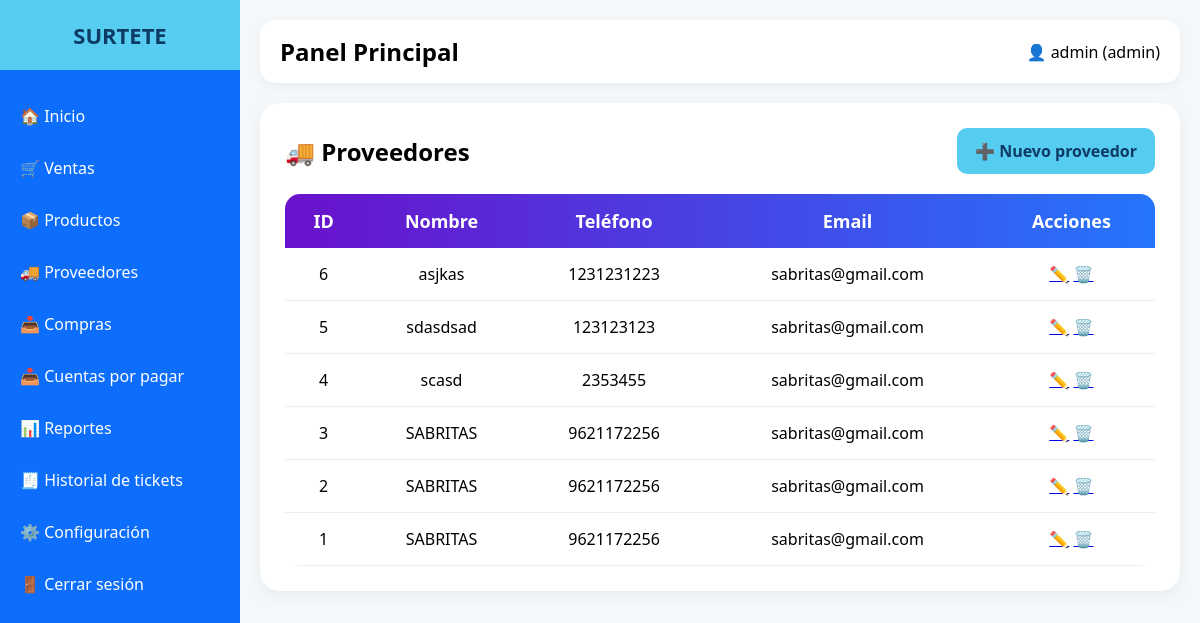
The page /proveedores/proveedores.php (signed in) on the database as committed earlier.
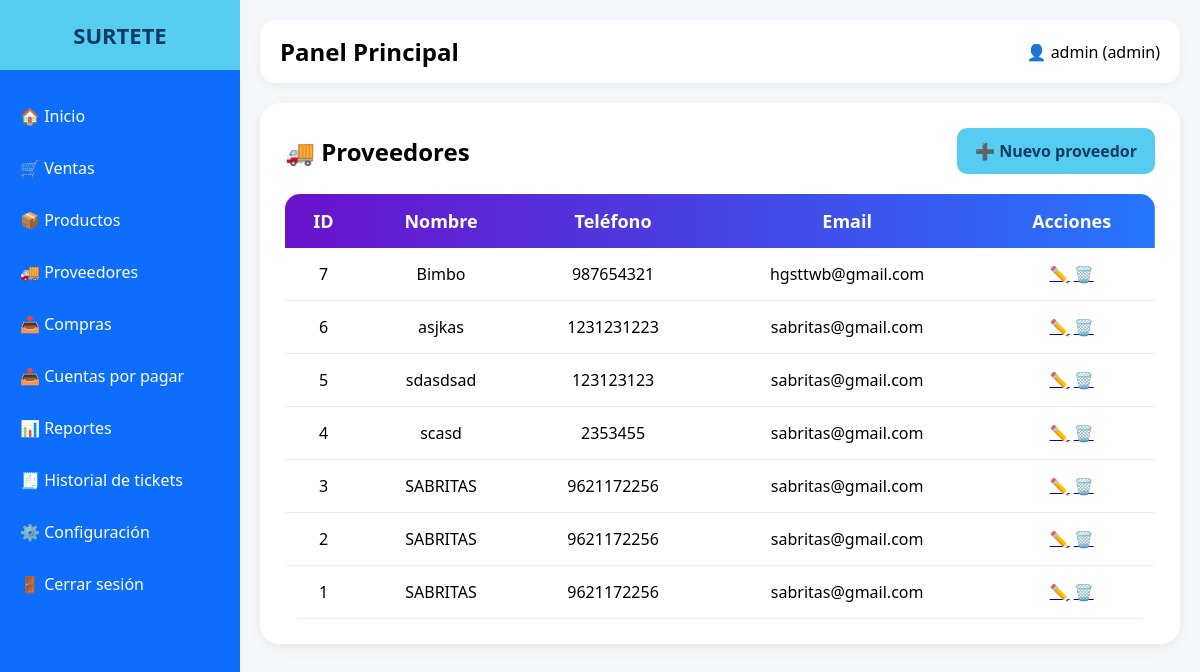
The same page on the database as committed later.
### tables this page shows
CREATE TABLE `proveedores` (
  `id` int(11) NOT NULL,
  `nombre` varchar(150) NOT NULL,
  `telefono` varchar(20) DEFAULT NULL,
  `email` varchar(100) DEFAULT NULL,
  `direccion` text DEFAULT NULL,
  `activo` tinyint(1) NOT NULL,
  `fecha_creacion` timestamp NOT NULL DEFAULT current_timestamp() ON UPDATE current_timestamp()
);

### proveedores/proveedores.php (the view, shortened to what this page needs)
<?php
include("../config/db.php");
$sql = "SELECT * FROM proveedores ORDER BY id DESC";;
$stmt = $conexion->query($sql);
$proveedores = $stmt->fetchAll();
?>
<!DOCTYPE html>
<html lang="es">
<head>
<link rel="stylesheet" href="../assets/css/style.css">
</head>
<body>
<?php include("../includes/sidebar.php"); ?>
<div class="main">
<?php include("../includes/topbar.php"); ?>
<div class="table-container">
<div class="top-actions">
    <h2>🚚 Proveedores</h2>
    <a href="crear.php" class="btn">
        ➕ Nuevo proveedor
    </a>
</div>
<table>
<thead>
<tr>
    <th>ID</th>
    <th>Nombre</th>
    <th>Teléfono</th>
    <th>Email</th>
    <th>Acciones</th>
</tr>
</thead>
<tbody>
<?php foreach($proveedores as $p): ?>
<tr>
    <td><?php echo $p['id']; ?></td>
    <td><?php echo $p['nombre']; ?></td>
    <td><?php echo $p['telefono']; ?></td>
    <td><?php echo $p['email']; ?></td>
    <td>
        <a href="editar_proveedor.php?id=<?php echo $p['id']; ?>">✏️</a>
        <a href="eliminar.php?id=<?php echo $p['id']; ?>"
           onclick="return confirm('¿Eliminar proveedor?')">🗑️</a>
    </td>
</tr>
<?php endforeach; ?>
</tbody>
</table>
</div>
</div>
</body>
</html>

Rows that differ between the two databases and show on the page:
added proveedores: id "7", nombre "Bimbo", telefono "987654321", email "hgsttwb@gmail.com"
